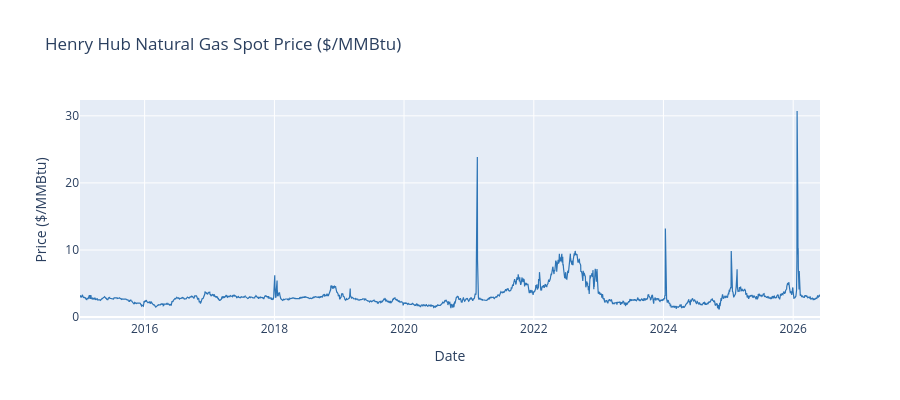

The cell this chart's notebook holds for it:
### Code cell
# Full price history chart

fig = go.Figure()
fig.add_trace(go.Scatter(
    x=df_raw['date'],
    y=df_raw['price'],
    mode='lines',
    name='Henry Hub Price',
    line=dict(color='#2E75B6', width=1.2)
))
fig.update_layout(
    title='Henry Hub Natural Gas Spot Price ($/MMBtu)',
    xaxis_title='Date',
    yaxis_title='Price ($/MMBtu)',
    hovermode='x unified',
    height=400
)
fig.show()

### Figure 1 — Plotly figure (JSON) as saved in the notebook; plotly's stock layout.template omitted (floating-point values rounded to 4 significant figures; data arrays with more than 128 entries replaced by an {"elided": "..."} marker saying what was removed)
{"data": [{"line": {"color": "#2E75B6", "width": 1.2}, "mode": "lines", "name": "Henry Hub Price", "type": "scatter", "x": {"elided": "2881 str values"}, "y": {"elided": "2881 float values"}}], "layout": {"height": 400, "hovermode": "x unified", "title": {"text": "Henry Hub Natural Gas Spot Price ($/MMBtu)"}, "xaxis": {"title": {"text": "Date"}}, "yaxis": {"title": {"text": "Price ($/MMBtu)"}}}}
